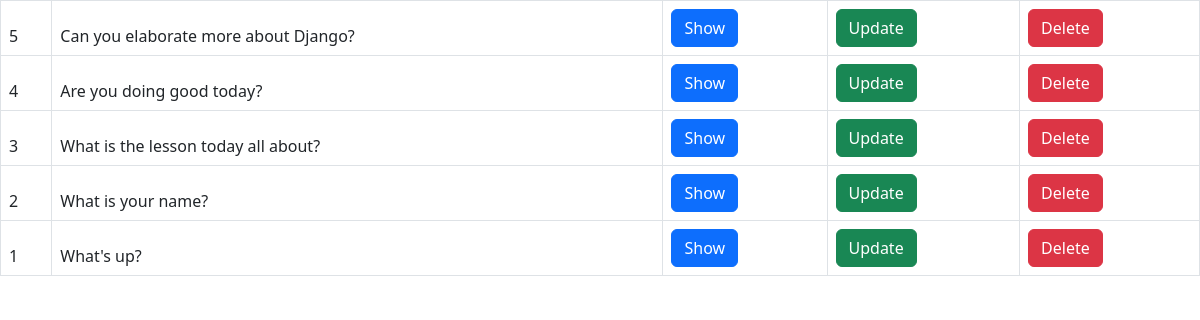
Screenshot of /polls/ with the database file from the repository.
### polls/models.py (models this page shows, shortened)
class Question(models.Model):
    question_text = models.CharField(max_length=200)
    pub_date = models.DateTimeField('date published')

### polls/views.py (the view)
# urls.py: path('', views.index, name='index'),
def index(request):
    latest_question_list = Question.objects.order_by('-pub_date')[:5]
    context = {'latest_question_list': latest_question_list}
    return render(request, 'polls/index.html', context)

### polls/templates/polls/index.html (shortened to what this page needs)
<html>
<head>
<link href="https://cdn.jsdelivr.net/npm/bootstrap@5.2.0-beta1/dist/css/bootstrap.min.css" rel="stylesheet">
</head>
<body>
    <div class="table-responsive">
        <table class="table table-bordered table-hover">
            {% if latest_question_list %}
                {% for question in latest_question_list %}
                    <thead>
                        <tr scope="row">
                            <td>{{question.id}}</td>
                            <td>{{question.question_text}}</td>
                            <td>
                                <a class="btn btn-primary" href="/polls/{{ question.id }}/" role="button">Show</a>
                            </td>
                            <td>
                                <a class="btn btn-success" href="/polls/{{ question.id }}/" role="button">Update</a>
                            </td>
                            <td>
                                <a class="btn btn-danger" href="/polls/{{ question.id }}/" role="button">Delete</a>
                            </td>
                        </tr>
                    </thead>
                {% endfor %}
            {% else %}
                <p>No polls are available.</p>
            {% endif %}
        </table>
    </div>
</body>
</html>

### rows the page displays
Question: id "5", question_text "Can you elaborate more about Django?"
Question: id "4", question_text "Are you doing good today?"
Question: id "3", question_text "What is the lesson today all about?"
Question: id "2", question_text "What is your name?"
Question: id "1", question_text "What's up?"
